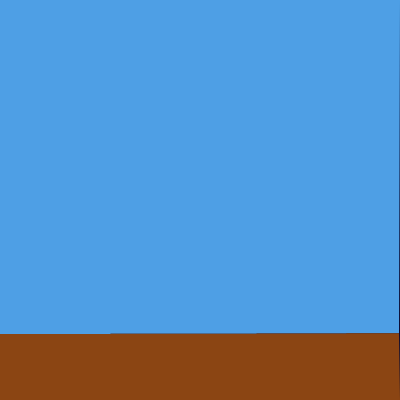
Frame 1 (no input)
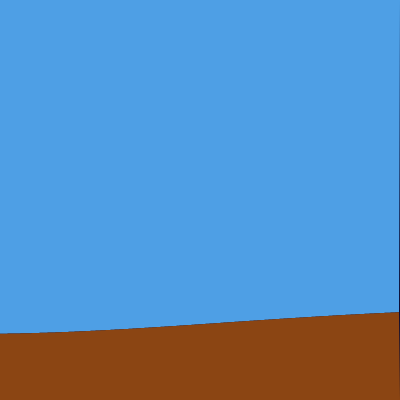
Frame 60 (no input)
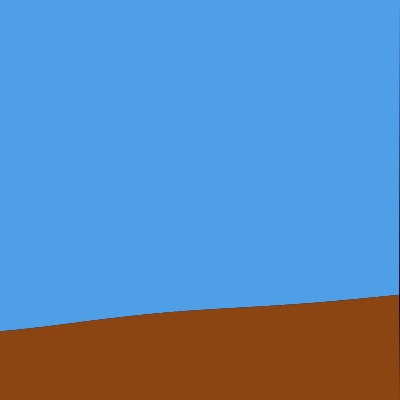
Frame 120 (the mouse pressed at the canvas centre since frame 60)

The p5.js sketch that drew these frames (run headless with seeded random() and noise() and a simulated clock; from frame 60 on, the mouse is pressed at the canvas centre):

// p5.js sketch
// ── sketch.js
let inc = 0.005;
let start = 0;
let roughness = 0.01; 
let roughnessIncrement = 0.001; 

function setup() {
  createCanvas(400, 400);
}

function draw() {
  background(10, 10, 50); 
  drawTerrain();  
  start += inc * 0.5; 
  roughness += roughnessIncrement; 
}

function drawTerrain() {  
  drawSky();  
  drawGround();
}

function drawSky() {
  fill(78, 159, 229); 
  noStroke();
  beginShape();
  vertex(0, 0); 
  generateTerrainVertices(); 
  vertex(width, 0); 
  endShape(CLOSE);
}

function drawGround() {
  fill(139, 69, 19); 
  noStroke();
  beginShape();
  vertex(0, height); 
  generateTerrainVertices(); 
  vertex(width, height); 
  endShape(CLOSE);
}

function generateTerrainVertices() {
  let xoff = start;
  for (let x = 0; x < width; x++) {
    let y = noise(xoff * roughness) * height / 2 + height / 2;
    vertex(x, y);
    xoff += inc;
  }
}
